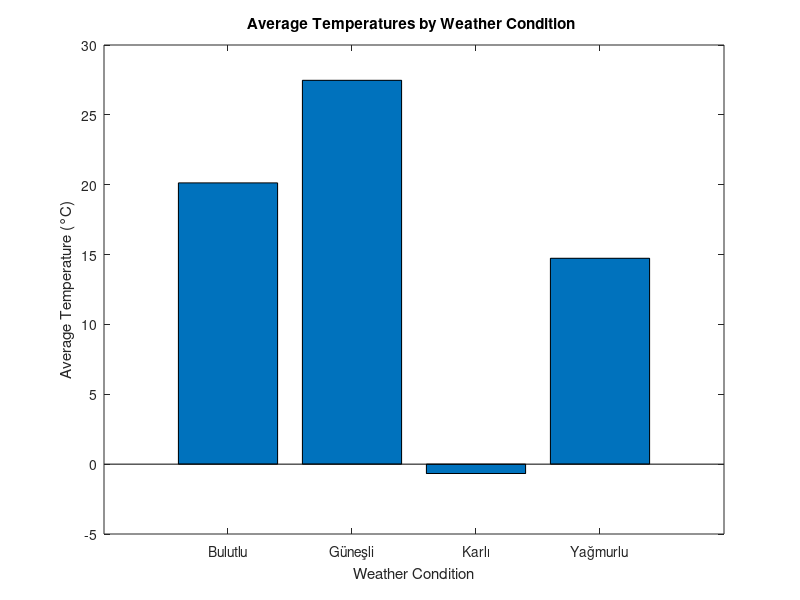

The MATLAB script that drew this image:
fid = fopen('weather_data.txt', 'r');
data = textscan(fid, '%s %f %f %s', 'Delimiter', ',');
fclose(fid);

dates = data{1};             
humidity = data{2};          
temperature = data{3};       
conditions = data{4};        

unique_conditions = unique(conditions);

avg_temp = zeros(size(unique_conditions));
data_counts = zeros(size(unique_conditions));

for i = 1:numel(unique_conditions)
    
    indices = strcmp(conditions, unique_conditions{i});
        
    avg_temp(i) = mean(temperature(indices));
   
    data_counts(i) = sum(indices);
end

for i = 1:numel(unique_conditions)
    fprintf('Average temperature for: %-18s %-20.2f, Number of Data Points: %d\n', unique_conditions{i}, avg_temp(i), data_counts(i));
end

figure;
bar(avg_temp);
xlabel('Weather Condition');
ylabel('Average Temperature (°C)');
title('Average Temperatures by Weather Condition ');
set(gca, 'XTickLabel', unique_conditions);


